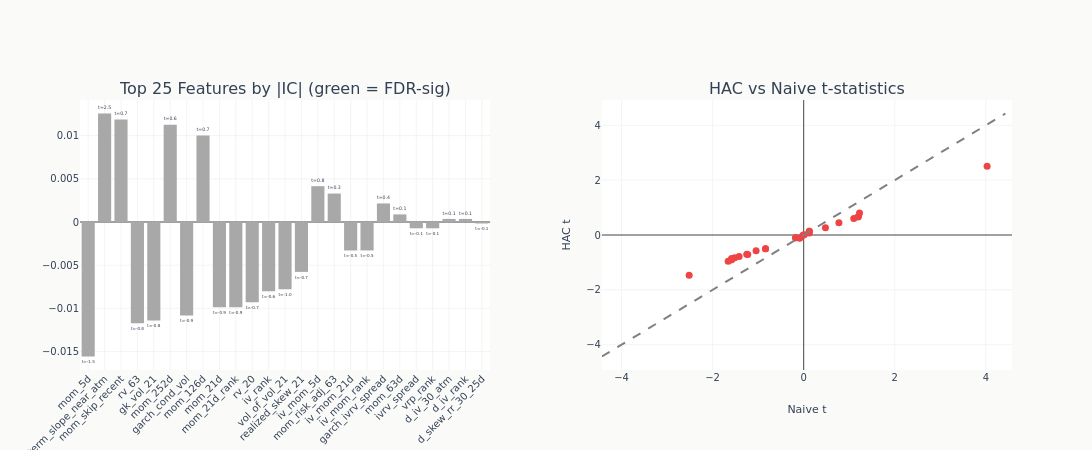

This figure's notebook cell:
### Code cell
top_n = min(25, len(eval_summary))
top = eval_summary.head(top_n)

fig = make_subplots(
    rows=1,
    cols=2,
    subplot_titles=[
        f"Top {top_n} Features by |IC| (green = FDR-sig)",
        "HAC vs Naive t-statistics",
    ],
    horizontal_spacing=0.12,
)

colors = [COLORS["positive"] if s else GRAY_FILLS["muted"] for s in top["fdr_sig"].to_list()]
fig.add_trace(
    go.Bar(
        x=top["feature"].to_list(),
        y=top["ic_mean"].to_list(),
        marker_color=colors,
        text=[f"t={t:.1f}" for t in top["hac_t"].to_list()],
        textposition="outside",
        showlegend=False,
    ),
    row=1,
    col=1,
)

fig.add_trace(
    go.Scatter(
        x=eval_summary["naive_t"].to_list(),
        y=eval_summary["hac_t"].to_list(),
        mode="markers",
        marker=dict(
            color=[
                COLORS["positive"] if s else COLORS["negative"]
                for s in eval_summary["fdr_sig"].to_list()
            ],
            size=7,
        ),
        text=eval_summary["feature"].to_list(),
        showlegend=False,
    ),
    row=1,
    col=2,
)
max_t = (
    max(
        eval_summary["naive_t"].cast(pl.Float64, strict=False).abs().max() or 1.0,
        eval_summary["hac_t"].cast(pl.Float64, strict=False).abs().max() or 1.0,
    )
    * 1.1
)
fig.add_trace(
    go.Scatter(
        x=[-max_t, max_t],
        y=[-max_t, max_t],
        mode="lines",
        line=dict(dash="dash", color="gray"),
        showlegend=False,
    ),
    row=1,
    col=2,
)

fig.update_layout(template="ml4t", height=450, width=1100)
fig.update_xaxes(tickangle=-45, row=1, col=1)
fig.update_xaxes(title_text="Naive t", row=1, col=2)
fig.update_yaxes(title_text="HAC t", row=1, col=2)
fig.show()

### Figure 1 — Plotly figure (JSON) as saved in the notebook; plotly's stock layout.template omitted (floating-point values rounded to 4 significant figures)
{"data": [{"marker": {"color": ["#a8a8a8", "#a8a8a8", "#a8a8a8", "#a8a8a8", "#a8a8a8", "#a8a8a8", "#a8a8a8", "#a8a8a8", "#a8a8a8", "#a8a8a8", "#a8a8a8", "#a8a8a8", "#a8a8a8", "#a8a8a8", "#a8a8a8", "#a8a8a8", "#a8a8a8", "#a8a8a8", "#a8a8a8", "#a8a8a8", "#a8a8a8", "#a8a8a8", "#a8a8a8", "#a8a8a8", "#a8a8a8"]}, "showlegend": false, "text": ["t=-1.5", "t=2.5", "t=0.7", "t=-0.8", "t=-0.8", "t=0.6", "t=-0.9", "t=0.7", "t=-0.9", "t=-0.9", "t=-0.7", "t=-0.6", "t=-1.0", "t=-0.7", "t=0.8", "t=0.3", "t=-0.5", "t=-0.5", "t=0.4", "t=0.1", "t=-0.1", "t=-0.1", "t=0.1", "t=0.1", "t=-0.1"], "textposition": "outside", "type": "bar", "x": ["mom_5d", "term_slope_near_atm", "mom_skip_recent", "rv_63", "gk_vol_21", "mom_252d", "garch_cond_vol", "mom_126d", "mom_21d", "mom_21d_rank", "rv_20", "iv_rank", "vol_of_vol_21", "realized_skew_21", "iv_mom_5d", "mom_risk_adj_63", "iv_mom_21d", "iv_mom_rank", "garch_ivrv_spread", "mom_63d", "ivrv_spread", "vrp_rank", "d_iv_30_atm", "d_iv_rank", "d_skew_rr_30_25d"], "xaxis": "x", "y": [-0.01557, 0.01257, 0.01187, -0.01172, -0.01141, 0.01127, -0.01082, 0.01001, -0.00988, -0.00988, -0.00929, -0.008027, -0.007773, -0.005776, 0.00415, 0.003296, -0.003291, -0.003291, 0.002148, 0.0008807, -0.0007253, -0.0007253, 0.000357, 0.000357, -0.0001714], "yaxis": "y"}, {"marker": {"color": ["#ef4444", "#ef4444", "#ef4444", "#ef4444", "#ef4444", "#ef4444", "#ef4444", "#ef4444", "#ef4444", "#ef4444", "#ef4444", "#ef4444", "#ef4444", "#ef4444", "#ef4444", "#ef4444", "#ef4444", "#ef4444", "#ef4444", "#ef4444", "#ef4444", "#ef4444", "#ef4444", "#ef4444", "#ef4444", "#ef4444", "#ef4444"], "size": 7}, "mode": "markers", "showlegend": false, "text": ["mom_5d", "term_slope_near_atm", "mom_skip_recent", "rv_63", "gk_vol_21", "mom_252d", "garch_cond_vol", "mom_126d", "mom_21d", "mom_21d_rank", "rv_20", "iv_rank", "vol_of_vol_21", "realized_skew_21", "iv_mom_5d", "mom_risk_adj_63", "iv_mom_21d", "iv_mom_rank", "garch_ivrv_spread", "mom_63d", "ivrv_spread", "vrp_rank", "d_iv_30_atm", "d_iv_rank", "d_skew_rr_30_25d", "skew_rank", "garch_vol_surprise"], "type": "scatter", "x": [-2.516, 4.028, 1.19, -1.419, -1.514, 1.1, -1.583, 1.204, -1.588, -1.588, -1.251, -1.045, -1.658, -1.228, 1.226, 0.4777, -0.8377, -0.8377, 0.7736, 0.1243, -0.1775, -0.1775, 0.1234, 0.1234, -0.08766, -0.01785, 0.01285], "xaxis": "x2", "y": [-1.465, 2.508, 0.6589, -0.7857, -0.8326, 0.6037, -0.8551, 0.6791, -0.8984, -0.8984, -0.6992, -0.5763, -0.9608, -0.7083, 0.7995, 0.2634, -0.5037, -0.5037, 0.4428, 0.06951, -0.1037, -0.1037, 0.1323, 0.1323, -0.1198, -0.01046, 0.01317], "yaxis": "y2"}, {"line": {"color": "gray", "dash": "dash"}, "mode": "lines", "showlegend": false, "type": "scatter", "x": [-4.431, 4.431], "xaxis": "x2", "y": [-4.431, 4.431], "yaxis": "y2"}], "layout": {"annotations": [{"font": {"size": 16}, "showarrow": false, "text": "Top 25 Features by |IC| (green = FDR-sig)", "x": 0.22, "xanchor": "center", "xref": "paper", "y": 1.0, "yanchor": "bottom", "yref": "paper"}, {"font": {"size": 16}, "showarrow": false, "text": "HAC vs Naive t-statistics", "x": 0.78, "xanchor": "center", "xref": "paper", "y": 1.0, "yanchor": "bottom", "yref": "paper"}], "height": 450, "width": 1100, "xaxis": {"anchor": "y", "domain": [0.0, 0.44], "tickangle": -45}, "xaxis2": {"anchor": "y2", "domain": [0.56, 1.0], "title": {"text": "Naive t"}}, "yaxis": {"anchor": "x", "domain": [0.0, 1.0]}, "yaxis2": {"anchor": "x2", "domain": [0.0, 1.0], "title": {"text": "HAC t"}}}}
